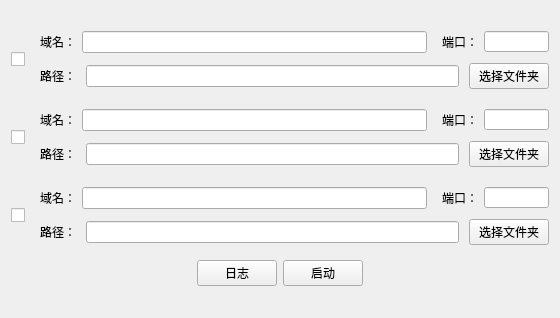
<?xml version="1.0" encoding="UTF-8"?>
<ui version="4.0">
 <class>MyGUIClass</class>
 <widget class="QMainWindow" name="MyGUIClass">
  <property name="geometry">
   <rect>
    <x>0</x>
    <y>0</y>
    <width>560</width>
    <height>318</height>
   </rect>
  </property>
  <property name="windowTitle">
   <string>MyGUI</string>
  </property>
  <widget class="QWidget" name="centralWidget">
   <layout class="QVBoxLayout" name="verticalLayout_8">
    <item>
     <layout class="QVBoxLayout" name="verticalLayout_7">
      <property name="spacing">
       <number>15</number>
      </property>
      <item>
       <layout class="QVBoxLayout" name="verticalLayout_6">
        <property name="spacing">
         <number>20</number>
        </property>
        <item>
         <layout class="QHBoxLayout" name="horizontalLayout_5">
          <property name="spacing">
           <number>15</number>
          </property>
          <item>
           <widget class="QCheckBox" name="checkBox_1">
            <property name="text">
             <string/>
            </property>
           </widget>
          </item>
          <item>
           <layout class="QVBoxLayout" name="verticalLayout">
            <property name="spacing">
             <number>10</number>
            </property>
            <item>
             <layout class="QHBoxLayout" name="horizontalLayout_3">
              <property name="spacing">
               <number>15</number>
              </property>
              <item>
               <layout class="QHBoxLayout" name="horizontalLayout">
                <item>
                 <widget class="QLabel" name="label">
                  <property name="text">
                   <string>域名：</string>
                  </property>
                 </widget>
                </item>
                <item>
                 <widget class="QLineEdit" name="domainField_1">
                  <property name="text">
                   <string/>
                  </property>
                 </widget>
                </item>
               </layout>
              </item>
              <item>
               <layout class="QHBoxLayout" name="horizontalLayout_2">
                <item>
                 <widget class="QLabel" name="label_3">
                  <property name="text">
                   <string>端口：</string>
                  </property>
                 </widget>
                </item>
                <item>
                 <widget class="QLineEdit" name="port_1">
                  <property name="sizePolicy">
                   <sizepolicy hsizetype="Fixed" vsizetype="Fixed">
                    <horstretch>0</horstretch>
                    <verstretch>0</verstretch>
                   </sizepolicy>
                  </property>
                  <property name="maximumSize">
                   <size>
                    <width>65</width>
                    <height>21</height>
                   </size>
                  </property>
                  <property name="text">
                   <string/>
                  </property>
                 </widget>
                </item>
               </layout>
              </item>
             </layout>
            </item>
            <item>
             <layout class="QHBoxLayout" name="horizontalLayout_4">
              <property name="spacing">
               <number>10</number>
              </property>
              <item>
               <widget class="QLabel" name="label_4">
                <property name="text">
                 <string>路径：</string>
                </property>
               </widget>
              </item>
              <item>
               <widget class="QLineEdit" name="path_1">
                <property name="text">
                 <string/>
                </property>
               </widget>
              </item>
              <item>
               <widget class="QPushButton" name="btChooseFile_1">
                <property name="text">
                 <string>选择文件夹</string>
                </property>
               </widget>
              </item>
             </layout>
            </item>
           </layout>
          </item>
         </layout>
        </item>
        <item>
         <layout class="QHBoxLayout" name="horizontalLayout_16">
          <property name="spacing">
           <number>15</number>
          </property>
          <item>
           <widget class="QCheckBox" name="checkBox_2">
            <property name="text">
             <string/>
            </property>
           </widget>
          </item>
          <item>
           <layout class="QVBoxLayout" name="verticalLayout_4">
            <property name="spacing">
             <number>10</number>
            </property>
            <item>
             <layout class="QHBoxLayout" name="horizontalLayout_17">
              <property name="spacing">
               <number>15</number>
              </property>
              <item>
               <layout class="QHBoxLayout" name="horizontalLayout_18">
                <item>
                 <widget class="QLabel" name="label_10">
                  <property name="text">
                   <string>域名：</string>
                  </property>
                 </widget>
                </item>
                <item>
                 <widget class="QLineEdit" name="domainField_2">
                  <property name="text">
                   <string/>
                  </property>
                 </widget>
                </item>
               </layout>
              </item>
              <item>
               <layout class="QHBoxLayout" name="horizontalLayout_19">
                <item>
                 <widget class="QLabel" name="label_11">
                  <property name="text">
                   <string>端口：</string>
                  </property>
                 </widget>
                </item>
                <item>
                 <widget class="QLineEdit" name="port_2">
                  <property name="sizePolicy">
                   <sizepolicy hsizetype="Fixed" vsizetype="Fixed">
                    <horstretch>0</horstretch>
                    <verstretch>0</verstretch>
                   </sizepolicy>
                  </property>
                  <property name="maximumSize">
                   <size>
                    <width>65</width>
                    <height>21</height>
                   </size>
                  </property>
                  <property name="text">
                   <string/>
                  </property>
                 </widget>
                </item>
               </layout>
              </item>
             </layout>
            </item>
            <item>
             <layout class="QHBoxLayout" name="horizontalLayout_20">
              <property name="spacing">
               <number>10</number>
              </property>
              <item>
               <widget class="QLabel" name="label_12">
                <property name="text">
                 <string>路径：</string>
                </property>
               </widget>
              </item>
              <item>
               <widget class="QLineEdit" name="path_2">
                <property name="text">
                 <string/>
                </property>
               </widget>
              </item>
              <item>
               <widget class="QPushButton" name="btChooseFile_2">
                <property name="text">
                 <string>选择文件夹</string>
                </property>
               </widget>
              </item>
             </layout>
            </item>
           </layout>
          </item>
         </layout>
        </item>
        <item>
         <layout class="QHBoxLayout" name="horizontalLayout_21">
          <property name="spacing">
           <number>15</number>
          </property>
          <item>
           <widget class="QCheckBox" name="checkBox_3">
            <property name="text">
             <string/>
            </property>
           </widget>
          </item>
          <item>
           <layout class="QVBoxLayout" name="verticalLayout_5">
            <property name="spacing">
             <number>10</number>
            </property>
            <item>
             <layout class="QHBoxLayout" name="horizontalLayout_22">
              <property name="spacing">
               <number>15</number>
              </property>
              <item>
               <layout class="QHBoxLayout" name="horizontalLayout_23">
                <item>
                 <widget class="QLabel" name="label_13">
                  <property name="text">
                   <string>域名：</string>
                  </property>
                 </widget>
                </item>
                <item>
                 <widget class="QLineEdit" name="domainField_3">
                  <property name="text">
                   <string/>
                  </property>
                 </widget>
                </item>
               </layout>
              </item>
              <item>
               <layout class="QHBoxLayout" name="horizontalLayout_24">
                <item>
                 <widget class="QLabel" name="label_14">
                  <property name="text">
                   <string>端口：</string>
                  </property>
                 </widget>
                </item>
                <item>
                 <widget class="QLineEdit" name="port_3">
                  <property name="sizePolicy">
                   <sizepolicy hsizetype="Fixed" vsizetype="Fixed">
                    <horstretch>0</horstretch>
                    <verstretch>0</verstretch>
                   </sizepolicy>
                  </property>
                  <property name="maximumSize">
                   <size>
                    <width>65</width>
                    <height>21</height>
                   </size>
                  </property>
                  <property name="text">
                   <string/>
                  </property>
                 </widget>
                </item>
               </layout>
              </item>
             </layout>
            </item>
            <item>
             <layout class="QHBoxLayout" name="horizontalLayout_25">
              <property name="spacing">
               <number>10</number>
              </property>
              <item>
               <widget class="QLabel" name="label_15">
                <property name="text">
                 <string>路径：</string>
                </property>
               </widget>
              </item>
              <item>
               <widget class="QLineEdit" name="path_3">
                <property name="text">
                 <string/>
                </property>
               </widget>
              </item>
              <item>
               <widget class="QPushButton" name="btChooseFile_3">
                <property name="text">
                 <string>选择文件夹</string>
                </property>
               </widget>
              </item>
             </layout>
            </item>
           </layout>
          </item>
         </layout>
        </item>
       </layout>
      </item>
      <item>
       <layout class="QHBoxLayout" name="horizontalLayout_26">
        <item>
         <spacer name="horizontalSpacer">
          <property name="orientation">
           <enum>Qt::Horizontal</enum>
          </property>
          <property name="sizeHint" stdset="0">
           <size>
            <width>40</width>
            <height>20</height>
           </size>
          </property>
         </spacer>
        </item>
        <item>
         <widget class="QPushButton" name="btCatalog">
          <property name="text">
           <string>日志</string>
          </property>
         </widget>
        </item>
        <item>
         <widget class="QPushButton" name="btStartUp">
          <property name="text">
           <string>启动</string>
          </property>
         </widget>
        </item>
        <item>
         <spacer name="horizontalSpacer_2">
          <property name="orientation">
           <enum>Qt::Horizontal</enum>
          </property>
          <property name="sizeHint" stdset="0">
           <size>
            <width>40</width>
            <height>20</height>
           </size>
          </property>
         </spacer>
        </item>
       </layout>
      </item>
     </layout>
    </item>
   </layout>
  </widget>
 </widget>
 <layoutdefault spacing="6" margin="11"/>
 <resources>
  <include location="MyGUI.qrc"/>
 </resources>
 <connections/>
</ui>
